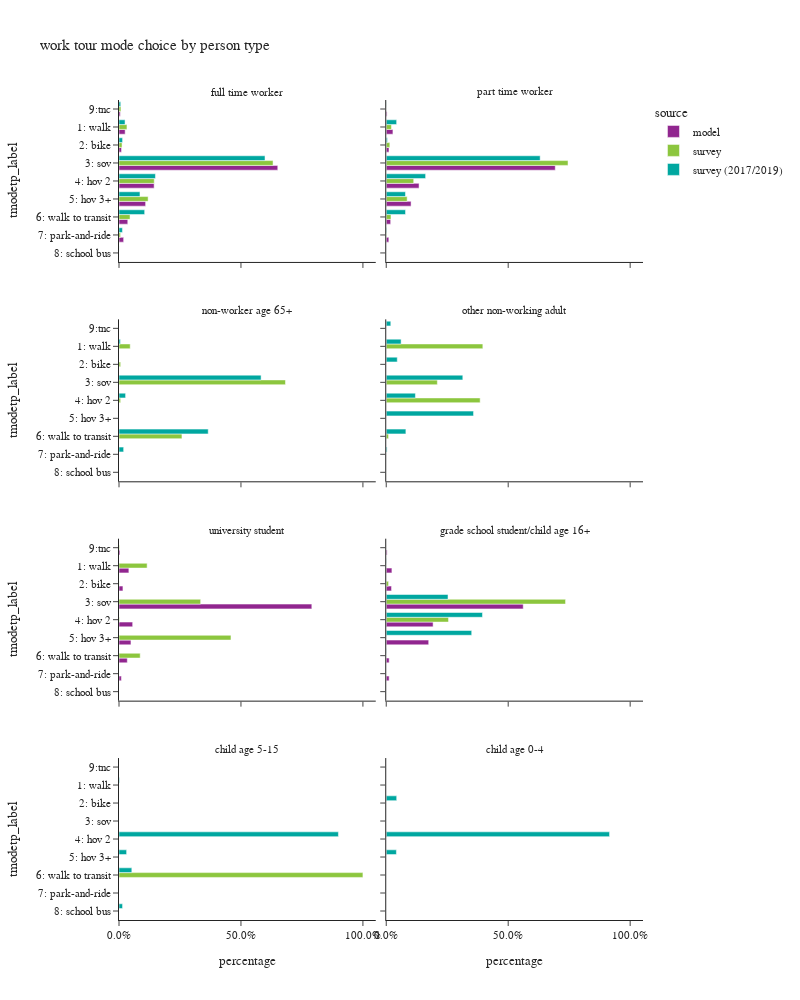

Notebook code cell kept with this figure:
### Code cell
plot_mode_choice(wk_tour,"pptyp_label",
                 {"pptyp_label":["full time worker","part time worker","non-worker age 65+","other non-working adult",
                                 "university student","grade school student/child age 16+","child age 5-15","child age 0-4"],
                  "tmodetp_label":["1: walk","2: bike","3: sov","4: hov 2","5: hov 3+","6: walk to transit",
                                   "7: park-and-ride","8: school bus","9: other–survey only"]},
                 "person type",2,1000)

### Figure 1 — Plotly figure (JSON) as saved in the notebook; plotly's stock layout.template omitted (floating-point values rounded to 4 significant figures)
{"data": [{"alignmentgroup": "True", "customdata": [[30930], [12732], [798526], [176714], [133875], [44132], [23354], [6520]], "hovertemplate": "source=model<br>pptyp_label=full time worker<br>percentage=%{x}<br>tmodetp_label=%{y}<br>sample count=%{customdata[0]}<extra></extra>", "legendgroup": "model", "marker": {"color": "#91268F", "pattern": {"shape": ""}}, "name": "model", "offsetgroup": "model", "orientation": "h", "showlegend": true, "textposition": "auto", "type": "bar", "x": [0.02521, 0.01038, 0.6509, 0.144, 0.1091, 0.03597, 0.01904, 0.005315], "xaxis": "x7", "y": ["1: walk", "2: bike", "3: sov", "4: hov 2", "5: hov 3+", "6: walk to transit", "7: park-and-ride", "9:tnc"], "yaxis": "y7"}, {"alignmentgroup": "True", "customdata": [[6355], [2617], [160585], [31170], [23590], [4196], [2469], [778]], "hovertemplate": "source=model<br>pptyp_label=part time worker<br>percentage=%{x}<br>tmodetp_label=%{y}<br>sample count=%{customdata[0]}<extra></extra>", "legendgroup": "model", "marker": {"color": "#91268F", "pattern": {"shape": ""}}, "name": "model", "offsetgroup": "model", "orientation": "h", "showlegend": false, "textposition": "auto", "type": "bar", "x": [0.02742, 0.01129, 0.6929, 0.1345, 0.1018, 0.0181, 0.01065, 0.003357], "xaxis": "x8", "y": ["1: walk", "2: bike", "3: sov", "4: hov 2", "5: hov 3+", "6: walk to transit", "7: park-and-ride", "9:tnc"], "yaxis": "y8"}, {"alignmentgroup": "True", "customdata": [[790], [315], [15438], [1094], [957], [664], [191], [80]], "hovertemplate": "source=model<br>pptyp_label=university student<br>percentage=%{x}<br>tmodetp_label=%{y}<br>sample count=%{customdata[0]}<extra></extra>", "legendgroup": "model", "marker": {"color": "#91268F", "pattern": {"shape": ""}}, "name": "model", "offsetgroup": "model", "orientation": "h", "showlegend": false, "textposition": "auto", "type": "bar", "x": [0.04045, 0.01613, 0.7905, 0.05602, 0.049, 0.034, 0.00978, 0.004096], "xaxis": "x3", "y": ["1: walk", "2: bike", "3: sov", "4: hov 2", "5: hov 3+", "6: walk to transit", "7: park-and-ride", "9:tnc"], "yaxis": "y3"}, {"alignmentgroup": "True", "customdata": [[474], [441], [11450], [3917], [3548], [245], [242], [72]], "hovertemplate": "source=model<br>pptyp_label=grade school student/child age 16+<br>percentage=%{x}<br>tmodetp_label=%{y}<br>sample count=%{customdata[0]}<extra></extra>", "legendgroup": "model", "marker": {"color": "#91268F", "pattern": {"shape": ""}}, "name": "model", "offsetgroup": "model", "orientation": "h", "showlegend": false, "textposition": "auto", "type": "bar", "x": [0.02325, 0.02163, 0.5616, 0.1921, 0.174, 0.01202, 0.01187, 0.003531], "xaxis": "x4", "y": ["1: walk", "2: bike", "3: sov", "4: hov 2", "5: hov 3+", "6: walk to transit", "7: park-and-ride", "9:tnc"], "yaxis": "y4"}, {"alignmentgroup": "True", "customdata": [[116], [96], [792], [141], [66], [219], [16], [10]], "hovertemplate": "source=survey<br>pptyp_label=full time worker<br>percentage=%{x}<br>tmodetp_label=%{y}<br>sample count=%{customdata[0]}<extra></extra>", "legendgroup": "survey", "marker": {"color": "#8CC63E", "pattern": {"shape": ""}}, "name": "survey", "offsetgroup": "survey", "orientation": "h", "showlegend": true, "textposition": "auto", "type": "bar", "x": [0.03263, 0.01248, 0.6316, 0.1444, 0.1193, 0.04523, 0.006367, 0.007974], "xaxis": "x7", "y": ["1: walk", "2: bike", "3: sov", "4: hov 2", "5: hov 3+", "6: walk to transit", "7: park-and-ride", "9:tnc"], "yaxis": "y7"}, {"alignmentgroup": "True", "customdata": [[18], [9], [151], [27], [10], [22], [1], [1]], "hovertemplate": "source=survey<br>pptyp_label=part time worker<br>percentage=%{x}<br>tmodetp_label=%{y}<br>sample count=%{customdata[0]}<extra></extra>", "legendgroup": "survey", "marker": {"color": "#8CC63E", "pattern": {"shape": ""}}, "name": "survey", "offsetgroup": "survey", "orientation": "h", "showlegend": false, "textposition": "auto", "type": "bar", "x": [0.02124, 0.01467, 0.7452, 0.1126, 0.08572, 0.01943, 0.001054, 5.706e-05], "xaxis": "x8", "y": ["1: walk", "2: bike", "3: sov", "4: hov 2", "5: hov 3+", "6: walk to transit", "7: park-and-ride", "9:tnc"], "yaxis": "y8"}, {"alignmentgroup": "True", "customdata": [[2], [1], [16], [1], [2]], "hovertemplate": "source=survey<br>pptyp_label=non-worker age 65+<br>percentage=%{x}<br>tmodetp_label=%{y}<br>sample count=%{customdata[0]}<extra></extra>", "legendgroup": "survey", "marker": {"color": "#8CC63E", "pattern": {"shape": ""}}, "name": "survey", "offsetgroup": "survey", "orientation": "h", "showlegend": false, "textposition": "auto", "type": "bar", "x": [0.04594, 0.006798, 0.6825, 0.00672, 0.258], "xaxis": "x5", "y": ["1: walk", "2: bike", "3: sov", "4: hov 2", "6: walk to transit"], "yaxis": "y5"}, {"alignmentgroup": "True", "customdata": [[2], [2], [5], [1]], "hovertemplate": "source=survey<br>pptyp_label=other non-working adult<br>percentage=%{x}<br>tmodetp_label=%{y}<br>sample count=%{customdata[0]}<extra></extra>", "legendgroup": "survey", "marker": {"color": "#8CC63E", "pattern": {"shape": ""}}, "name": "survey", "offsetgroup": "survey", "orientation": "h", "showlegend": false, "textposition": "auto", "type": "bar", "x": [0.396, 0.2095, 0.385, 0.009422], "xaxis": "x6", "y": ["1: walk", "3: sov", "4: hov 2", "6: walk to transit"], "yaxis": "y6"}, {"alignmentgroup": "True", "customdata": [[5], [1], [13], [1], [2], [9], [1]], "hovertemplate": "source=survey<br>pptyp_label=university student<br>percentage=%{x}<br>tmodetp_label=%{y}<br>sample count=%{customdata[0]}<extra></extra>", "legendgroup": "survey", "marker": {"color": "#8CC63E", "pattern": {"shape": ""}}, "name": "survey", "offsetgroup": "survey", "orientation": "h", "showlegend": false, "textposition": "auto", "type": "bar", "x": [0.1153, 0.0004684, 0.3347, 0.001578, 0.459, 0.0869, 0.002044], "xaxis": "x3", "y": ["1: walk", "2: bike", "3: sov", "4: hov 2", "5: hov 3+", "6: walk to transit", "9:tnc"], "yaxis": "y3"}, {"alignmentgroup": "True", "customdata": [[1], [5], [1]], "hovertemplate": "source=survey<br>pptyp_label=grade school student/child age 16+<br>percentage=%{x}<br>tmodetp_label=%{y}<br>sample count=%{customdata[0]}<extra></extra>", "legendgroup": "survey", "marker": {"color": "#8CC63E", "pattern": {"shape": ""}}, "name": "survey", "offsetgroup": "survey", "orientation": "h", "showlegend": false, "textposition": "auto", "type": "bar", "x": [0.009525, 0.7351, 0.2554], "xaxis": "x4", "y": ["2: bike", "3: sov", "4: hov 2"], "yaxis": "y4"}, {"alignmentgroup": "True", "customdata": [[1]], "hovertemplate": "source=survey<br>pptyp_label=child age 5-15<br>percentage=%{x}<br>tmodetp_label=%{y}<br>sample count=%{customdata[0]}<extra></extra>", "legendgroup": "survey", "marker": {"color": "#8CC63E", "pattern": {"shape": ""}}, "name": "survey", "offsetgroup": "survey", "orientation": "h", "showlegend": false, "textposition": "auto", "type": "bar", "x": [1.0], "xaxis": "x", "y": ["6: walk to transit"], "yaxis": "y"}, {"alignmentgroup": "True", "customdata": [[392], [156], [1841], [492], [214], [1348], [77], [2], [55]], "hovertemplate": "source=survey (2017/2019)<br>pptyp_label=full time worker<br>percentage=%{x}<br>tmodetp_label=%{y}<br>sample count=%{customdata[0]}<extra></extra>", "legendgroup": "survey (2017/2019)", "marker": {"color": "#00A7A0", "pattern": {"shape": ""}}, "name": "survey (2017/2019)", "offsetgroup": "survey (2017/2019)", "orientation": "h", "showlegend": true, "textposition": "auto", "type": "bar", "x": [0.02482, 0.01463, 0.5986, 0.1493, 0.08596, 0.1052, 0.01415, 0.0002682, 0.007046], "xaxis": "x7", "y": ["1: walk", "2: bike", "3: sov", "4: hov 2", "5: hov 3+", "6: walk to transit", "7: park-and-ride", "8: school bus", "9:tnc"], "yaxis": "y7"}, {"alignmentgroup": "True", "customdata": [[66], [29], [287], [74], [29], [142], [4], [1], [8]], "hovertemplate": "source=survey (2017/2019)<br>pptyp_label=part time worker<br>percentage=%{x}<br>tmodetp_label=%{y}<br>sample count=%{customdata[0]}<extra></extra>", "legendgroup": "survey (2017/2019)", "marker": {"color": "#00A7A0", "pattern": {"shape": ""}}, "name": "survey (2017/2019)", "offsetgroup": "survey (2017/2019)", "orientation": "h", "showlegend": false, "textposition": "auto", "type": "bar", "x": [0.04264, 0.004613, 0.631, 0.1614, 0.07885, 0.07903, 0.001744, 0.0001314, 0.0005982], "xaxis": "x8", "y": ["1: walk", "2: bike", "3: sov", "4: hov 2", "5: hov 3+", "6: walk to transit", "7: park-and-ride", "8: school bus", "9:tnc"], "yaxis": "y8"}, {"alignmentgroup": "True", "customdata": [[5], [17], [2], [6], [1]], "hovertemplate": "source=survey (2017/2019)<br>pptyp_label=non-worker age 65+<br>percentage=%{x}<br>tmodetp_label=%{y}<br>sample count=%{customdata[0]}<extra></extra>", "legendgroup": "survey (2017/2019)", "marker": {"color": "#00A7A0", "pattern": {"shape": ""}}, "name": "survey (2017/2019)", "offsetgroup": "survey (2017/2019)", "orientation": "h", "showlegend": false, "textposition": "auto", "type": "bar", "x": [0.005674, 0.5825, 0.02703, 0.3657, 0.01903], "xaxis": "x5", "y": ["1: walk", "3: sov", "4: hov 2", "6: walk to transit", "7: park-and-ride"], "yaxis": "y5"}, {"alignmentgroup": "True", "customdata": [[8], [5], [14], [18], [7], [20], [1], [1]], "hovertemplate": "source=survey (2017/2019)<br>pptyp_label=other non-working adult<br>percentage=%{x}<br>tmodetp_label=%{y}<br>sample count=%{customdata[0]}<extra></extra>", "legendgroup": "survey (2017/2019)", "marker": {"color": "#00A7A0", "pattern": {"shape": ""}}, "name": "survey (2017/2019)", "offsetgroup": "survey (2017/2019)", "orientation": "h", "showlegend": false, "textposition": "auto", "type": "bar", "x": [0.06091, 0.04517, 0.3139, 0.1196, 0.3579, 0.08053, 0.003404, 0.01867], "xaxis": "x6", "y": ["1: walk", "2: bike", "3: sov", "4: hov 2", "5: hov 3+", "6: walk to transit", "7: park-and-ride", "9:tnc"], "yaxis": "y6"}, {"alignmentgroup": "True", "customdata": [[1], [3], [2], [2], [1]], "hovertemplate": "source=survey (2017/2019)<br>pptyp_label=grade school student/child age 16+<br>percentage=%{x}<br>tmodetp_label=%{y}<br>sample count=%{customdata[0]}<extra></extra>", "legendgroup": "survey (2017/2019)", "marker": {"color": "#00A7A0", "pattern": {"shape": ""}}, "name": "survey (2017/2019)", "offsetgroup": "survey (2017/2019)", "orientation": "h", "showlegend": false, "textposition": "auto", "type": "bar", "x": [0.0009548, 0.2532, 0.3945, 0.3503, 0.0009467], "xaxis": "x4", "y": ["1: walk", "3: sov", "4: hov 2", "5: hov 3+", "6: walk to transit"], "yaxis": "y4"}, {"alignmentgroup": "True", "customdata": [[1], [1], [1], [1], [1]], "hovertemplate": "source=survey (2017/2019)<br>pptyp_label=child age 5-15<br>percentage=%{x}<br>tmodetp_label=%{y}<br>sample count=%{customdata[0]}<extra></extra>", "legendgroup": "survey (2017/2019)", "marker": {"color": "#00A7A0", "pattern": {"shape": ""}}, "name": "survey (2017/2019)", "offsetgroup": "survey (2017/2019)", "orientation": "h", "showlegend": false, "textposition": "auto", "type": "bar", "x": [0.002181, 0.8995, 0.03121, 0.05256, 0.01455], "xaxis": "x", "y": ["1: walk", "4: hov 2", "5: hov 3+", "6: walk to transit", "8: school bus"], "yaxis": "y"}, {"alignmentgroup": "True", "customdata": [[1], [2], [4]], "hovertemplate": "source=survey (2017/2019)<br>pptyp_label=child age 0-4<br>percentage=%{x}<br>tmodetp_label=%{y}<br>sample count=%{customdata[0]}<extra></extra>", "legendgroup": "survey (2017/2019)", "marker": {"color": "#00A7A0", "pattern": {"shape": ""}}, "name": "survey (2017/2019)", "offsetgroup": "survey (2017/2019)", "orientation": "h", "showlegend": false, "textposition": "auto", "type": "bar", "x": [0.04285, 0.9155, 0.04166], "xaxis": "x2", "y": ["2: bike", "4: hov 2", "5: hov 3+"], "yaxis": "y2"}], "layout": {"annotations": [{"font": {}, "showarrow": false, "text": "child age 5-15", "x": 0.245, "xanchor": "center", "xref": "paper", "y": 0.1975, "yanchor": "bottom", "yref": "paper"}, {"font": {}, "showarrow": false, "text": "child age 0-4", "x": 0.755, "xanchor": "center", "xref": "paper", "y": 0.1975, "yanchor": "bottom", "yref": "paper"}, {"font": {}, "showarrow": false, "text": "university student", "x": 0.245, "xanchor": "center", "xref": "paper", "y": 0.465, "yanchor": "bottom", "yref": "paper"}, {"font": {}, "showarrow": false, "text": "grade school student/child age 16+", "x": 0.755, "xanchor": "center", "xref": "paper", "y": 0.465, "yanchor": "bottom", "yref": "paper"}, {"font": {}, "showarrow": false, "text": "non-worker age 65+", "x": 0.245, "xanchor": "center", "xref": "paper", "y": 0.7325, "yanchor": "bottom", "yref": "paper"}, {"font": {}, "showarrow": false, "text": "other non-working adult", "x": 0.755, "xanchor": "center", "xref": "paper", "y": 0.7325, "yanchor": "bottom", "yref": "paper"}, {"font": {}, "showarrow": false, "text": "full time worker", "x": 0.245, "xanchor": "center", "xref": "paper", "y": 1.0, "yanchor": "bottom", "yref": "paper"}, {"font": {}, "showarrow": false, "text": "part time worker", "x": 0.755, "xanchor": "center", "xref": "paper", "y": 1.0, "yanchor": "bottom", "yref": "paper"}], "barmode": "group", "height": 1000, "legend": {"title": {"text": "source"}, "tracegroupgap": 0}, "title": {"text": "work tour mode choice by person type"}, "width": 800, "xaxis": {"anchor": "y", "domain": [0.0, 0.49], "tickformat": ".1%", "title": {"text": "percentage"}}, "xaxis2": {"anchor": "y2", "domain": [0.51, 1.0], "matches": "x", "tickformat": ".1%", "title": {"text": "percentage"}}, "xaxis3": {"anchor": "y3", "domain": [0.0, 0.49], "matches": "x", "showticklabels": false, "tickformat": ".1%"}, "xaxis4": {"anchor": "y4", "domain": [0.51, 1.0], "matches": "x", "showticklabels": false, "tickformat": ".1%"}, "xaxis5": {"anchor": "y5", "domain": [0.0, 0.49], "matches": "x", "showticklabels": false, "tickformat": ".1%"}, "xaxis6": {"anchor": "y6", "domain": [0.51, 1.0], "matches": "x", "showticklabels": false, "tickformat": ".1%"}, "xaxis7": {"anchor": "y7", "domain": [0.0, 0.49], "matches": "x", "showticklabels": false, "tickformat": ".1%"}, "xaxis8": {"anchor": "y8", "domain": [0.51, 1.0], "matches": "x", "showticklabels": false, "tickformat": ".1%"}, "yaxis": {"anchor": "x", "categoryarray": ["9: other–survey only", "8: school bus", "7: park-and-ride", "6: walk to transit", "5: hov 3+", "4: hov 2", "3: sov", "2: bike", "1: walk"], "categoryorder": "array", "domain": [0.0, 0.1975], "title": {"text": "tmodetp_label"}}, "yaxis2": {"anchor": "x2", "domain": [0.0, 0.1975], "matches": "y", "showticklabels": false}, "yaxis3": {"anchor": "x3", "categoryarray": ["9: other–survey only", "8: school bus", "7: park-and-ride", "6: walk to transit", "5: hov 3+", "4: hov 2", "3: sov", "2: bike", "1: walk"], "categoryorder": "array", "domain": [0.2675, 0.465], "matches": "y", "title": {"text": "tmodetp_label"}}, "yaxis4": {"anchor": "x4", "domain": [0.2675, 0.465], "matches": "y", "showticklabels": false}, "yaxis5": {"anchor": "x5", "categoryarray": ["9: other–survey only", "8: school bus", "7: park-and-ride", "6: walk to transit", "5: hov 3+", "4: hov 2", "3: sov", "2: bike", "1: walk"], "categoryorder": "array", "domain": [0.535, 0.7325], "matches": "y", "title": {"text": "tmodetp_label"}}, "yaxis6": {"anchor": "x6", "domain": [0.535, 0.7325], "matches": "y", "showticklabels": false}, "yaxis7": {"anchor": "x7", "categoryarray": ["9: other–survey only", "8: school bus", "7: park-and-ride", "6: walk to transit", "5: hov 3+", "4: hov 2", "3: sov", "2: bike", "1: walk"], "categoryorder": "array", "domain": [0.8025, 1.0], "matches": "y", "title": {"text": "tmodetp_label"}}, "yaxis8": {"anchor": "x8", "domain": [0.8025, 1.0], "matches": "y", "showticklabels": false}}}
